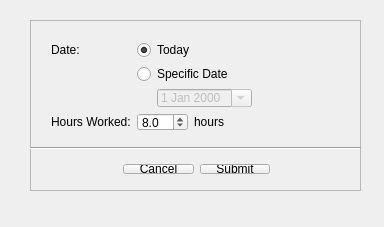
<?xml version="1.0" encoding="UTF-8"?>
<ui version="4.0">
 <class>WorkHoursDataUI</class>
 <widget class="QMainWindow" name="WorkHoursDataUI">
  <property name="geometry">
   <rect>
    <x>0</x>
    <y>0</y>
    <width>384</width>
    <height>227</height>
   </rect>
  </property>
  <property name="sizePolicy">
   <sizepolicy hsizetype="Fixed" vsizetype="Fixed">
    <horstretch>0</horstretch>
    <verstretch>0</verstretch>
   </sizepolicy>
  </property>
  <property name="minimumSize">
   <size>
    <width>384</width>
    <height>227</height>
   </size>
  </property>
  <property name="maximumSize">
   <size>
    <width>384</width>
    <height>227</height>
   </size>
  </property>
  <property name="windowTitle">
   <string>Enter Work Hours Data</string>
  </property>
  <widget class="QWidget" name="centralWidget">
   <widget class="QFrame" name="frame">
    <property name="geometry">
     <rect>
      <x>30</x>
      <y>20</y>
      <width>331</width>
      <height>171</height>
     </rect>
    </property>
    <property name="frameShape">
     <enum>QFrame::StyledPanel</enum>
    </property>
    <property name="frameShadow">
     <enum>QFrame::Raised</enum>
    </property>
    <widget class="QWidget" name="formLayoutWidget">
     <property name="geometry">
      <rect>
       <x>10</x>
       <y>10</y>
       <width>311</width>
       <height>112</height>
      </rect>
     </property>
     <layout class="QFormLayout" name="formLayout">
      <property name="fieldGrowthPolicy">
       <enum>QFormLayout::FieldsStayAtSizeHint</enum>
      </property>
      <item row="0" column="0">
       <widget class="QLabel" name="label">
        <property name="text">
         <string>Date:</string>
        </property>
       </widget>
      </item>
      <item row="0" column="1">
       <widget class="QRadioButton" name="radioToday">
        <property name="text">
         <string>Today</string>
        </property>
        <property name="checked">
         <bool>true</bool>
        </property>
       </widget>
      </item>
      <item row="1" column="1">
       <widget class="QRadioButton" name="radioDateSelect">
        <property name="text">
         <string>Specific Date</string>
        </property>
       </widget>
      </item>
      <item row="2" column="1">
       <layout class="QHBoxLayout" name="horizontalLayout_3">
        <item>
         <spacer name="horizontalSpacer">
          <property name="orientation">
           <enum>Qt::Horizontal</enum>
          </property>
          <property name="sizeType">
           <enum>QSizePolicy::Fixed</enum>
          </property>
          <property name="sizeHint" stdset="0">
           <size>
            <width>20</width>
            <height>20</height>
           </size>
          </property>
         </spacer>
        </item>
        <item>
         <widget class="QDateEdit" name="dateSelect">
          <property name="enabled">
           <bool>false</bool>
          </property>
          <property name="calendarPopup">
           <bool>true</bool>
          </property>
         </widget>
        </item>
       </layout>
      </item>
      <item row="3" column="0">
       <widget class="QLabel" name="label_2">
        <property name="text">
         <string>Hours Worked:</string>
        </property>
       </widget>
      </item>
      <item row="3" column="1">
       <layout class="QHBoxLayout" name="horizontalLayout_2">
        <item>
         <widget class="QDoubleSpinBox" name="spinHoursWorked">
          <property name="decimals">
           <number>1</number>
          </property>
          <property name="maximum">
           <double>24.000000000000000</double>
          </property>
          <property name="singleStep">
           <double>0.500000000000000</double>
          </property>
          <property name="value">
           <double>8.000000000000000</double>
          </property>
         </widget>
        </item>
        <item>
         <widget class="QLabel" name="label_3">
          <property name="text">
           <string>hours</string>
          </property>
         </widget>
        </item>
       </layout>
      </item>
     </layout>
    </widget>
    <widget class="Line" name="line_2">
     <property name="geometry">
      <rect>
       <x>0</x>
       <y>120</y>
       <width>331</width>
       <height>16</height>
      </rect>
     </property>
     <property name="orientation">
      <enum>Qt::Horizontal</enum>
     </property>
    </widget>
    <widget class="QWidget" name="layoutWidget">
     <property name="geometry">
      <rect>
       <x>82</x>
       <y>133</y>
       <width>169</width>
       <height>32</height>
      </rect>
     </property>
     <layout class="QHBoxLayout" name="horizontalLayout">
      <item>
       <widget class="QPushButton" name="buttonCancel">
        <property name="text">
         <string>Cancel</string>
        </property>
       </widget>
      </item>
      <item>
       <widget class="QPushButton" name="buttonSubmit">
        <property name="text">
         <string>Submit</string>
        </property>
       </widget>
      </item>
     </layout>
    </widget>
   </widget>
  </widget>
  <widget class="QMenuBar" name="menuBar">
   <property name="geometry">
    <rect>
     <x>0</x>
     <y>0</y>
     <width>384</width>
     <height>22</height>
    </rect>
   </property>
  </widget>
 </widget>
 <layoutdefault spacing="6" margin="11"/>
 <resources/>
 <connections>
  <connection>
   <sender>radioDateSelect</sender>
   <signal>toggled(bool)</signal>
   <receiver>dateSelect</receiver>
   <slot>setEnabled(bool)</slot>
   <hints>
    <hint type="sourcelabel">
     <x>233</x>
     <y>74</y>
    </hint>
    <hint type="destinationlabel">
     <x>237</x>
     <y>102</y>
    </hint>
   </hints>
  </connection>
  <connection>
   <sender>buttonSubmit</sender>
   <signal>clicked()</signal>
   <receiver>WorkHoursDataUI</receiver>
   <slot>submitData()</slot>
   <hints>
    <hint type="sourcelabel">
     <x>192</x>
     <y>190</y>
    </hint>
    <hint type="destinationlabel">
     <x>199</x>
     <y>153</y>
    </hint>
   </hints>
  </connection>
  <connection>
   <sender>buttonCancel</sender>
   <signal>clicked()</signal>
   <receiver>WorkHoursDataUI</receiver>
   <slot>cancel()</slot>
   <hints>
    <hint type="sourcelabel">
     <x>152</x>
     <y>190</y>
    </hint>
    <hint type="destinationlabel">
     <x>199</x>
     <y>126</y>
    </hint>
   </hints>
  </connection>
 </connections>
 <slots>
  <slot>submitData()</slot>
  <slot>cancel()</slot>
 </slots>
</ui>
